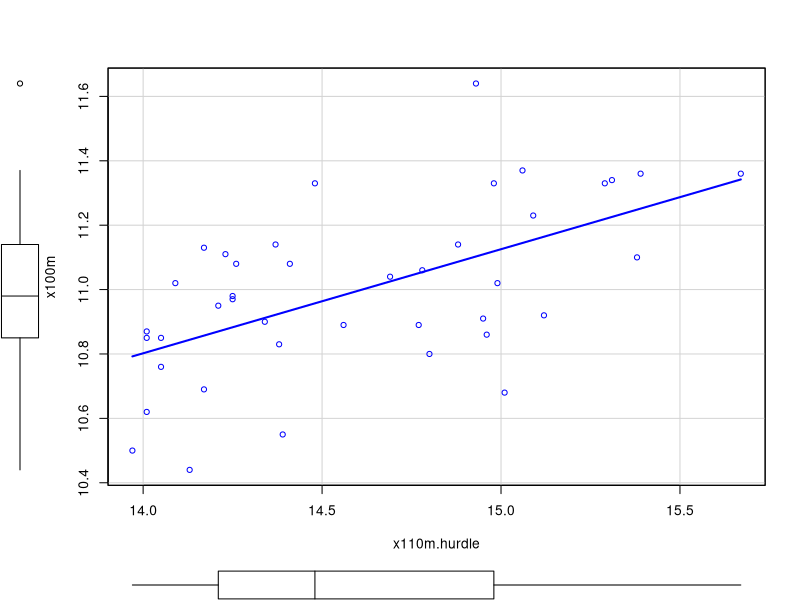
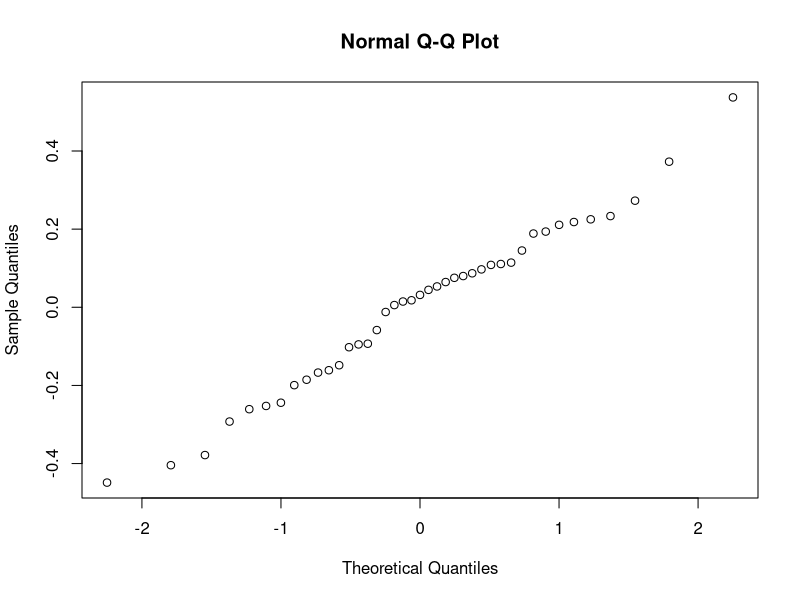
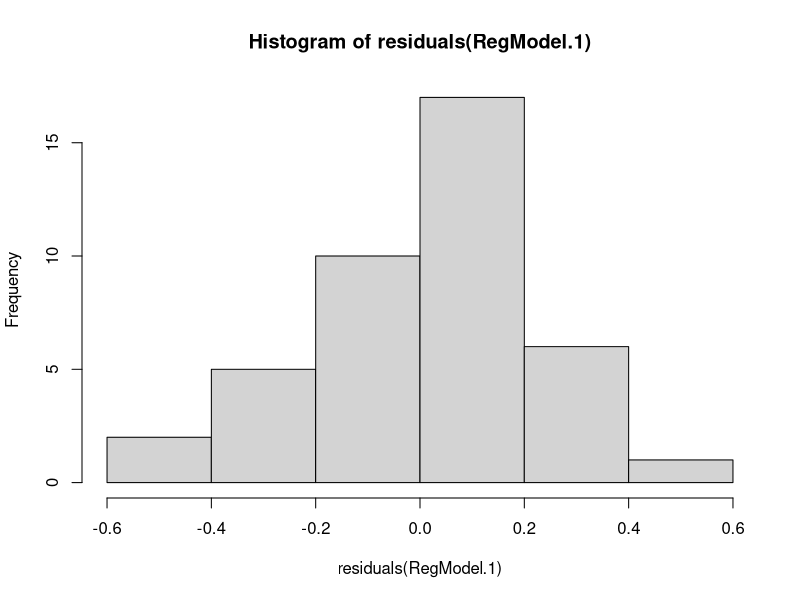
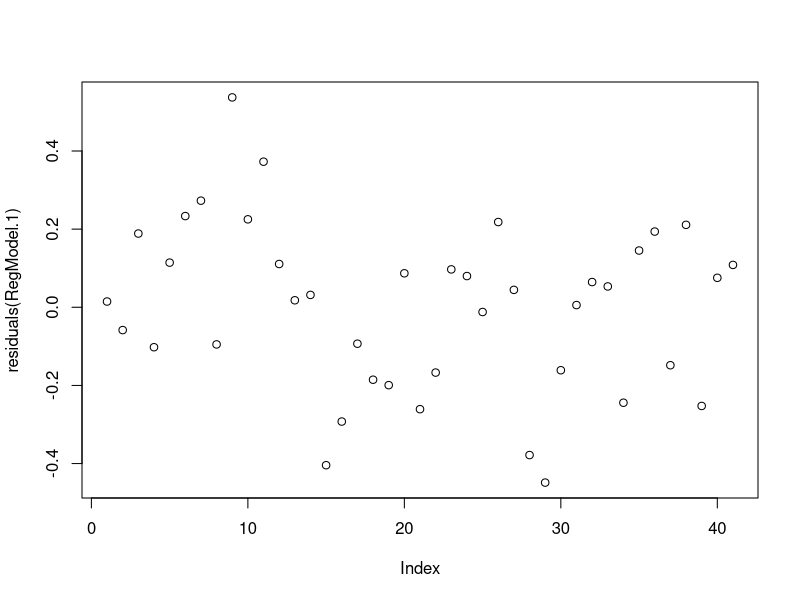
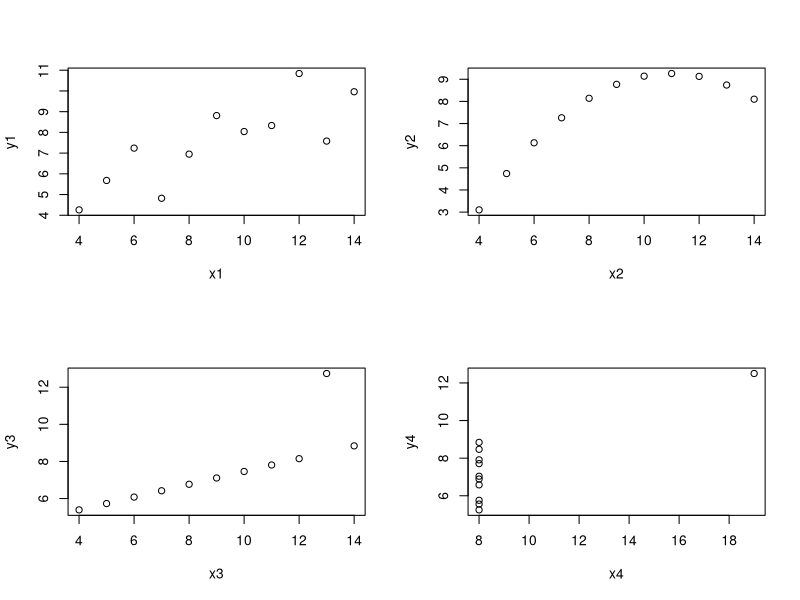
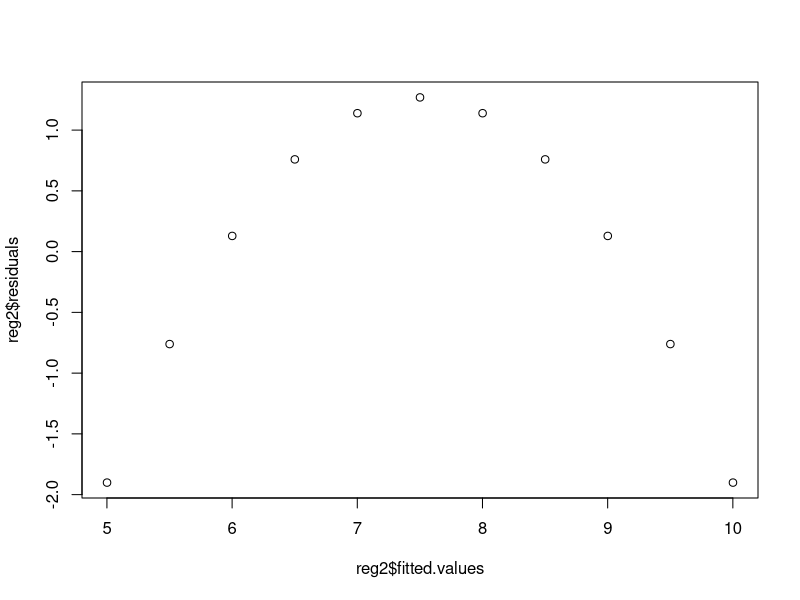

These figures' R source, in order:
#### Simple Linear Regression ####

library(FactoMineR)
data(decathlon)
colnames(decathlon)
head(decathlon)

# We add x infront of the variables 100m and 110m.hurdle. Otherwise
# in the lm function they are not read since they begin with a number.
colnames(decathlon)[c(1,5,6,10)]<-c("x100m","x400m","x110m.hurdle","x1500m")

#There is a moderate strong linear relationship between 100m and 110m.hurdle.
cor.test(decathlon[,6],decathlon[,1]) # Correlation

## Scatter Plot of the variables including the regression line
??scatterplot
library(car)
scatterplot(x100m~x110m.hurdle, regLine=lm, smooth=FALSE, data=decathlon)

# Simple Linear Regression Model
RegModel.1 <-lm(x100m~ x110m.hurdle, data=decathlon)
summary(RegModel.1)

# MSE(Mean squared error)(residual standard erorr)=0.217, ths value is smaller than average of the response. 
# So the model is relatively good.

#Multiple R^2: 0.3363. Aproximately %34 of the variation of the response
#variable can be explained by the model (by using x110m.hurdle as the independent variable in the regression model.

# The F test shows that the model is significant (p<0.05).

# The outputs of the model
names(RegModel.1)

#The estimated regression equation is: 
coef_vec<-RegModel.1$coefficients
coef_vec #yhat=6.276 + 0.323x 

#The intercept of the model
b0<-RegModel.1$coefficients[1]
b0
# 6.27 is the predicted value of the response when x=0. It is significant (p<0.05).
# But t is meaningless interpret it since the data set does not include 0.

#The slope of the model
b1<-RegModel.1$coefficients[2]
b1
# 0.323 is the slope. One unit increase in x110m.hurdle
# results 0.323 unit increase in x100m.
# The p value of the t statistic is less than 0.05.
# The effect of 110m.hurdle on 100m is significant at %95 confidence level.

# Confidence intervals for the parameters of the model
confint(RegModel.1)

# The null hypothesis is H0:B1=0.
# If the confidence interval includes 0 => we accept the null hypothesis.
#
# (0.1761801, 0.4703976) the confidence intervals of the parameters does not include 0.
#      => The null hypothesis B0=0 and B1=0 are rejected.
#
# Therefore the coefficients are significant.


#Predicted Values of the Response
yhat<-RegModel.1$fitted.values

# Predicted Values of the Response with Their confidence Levels
predict.lm(RegModel.1,interval="confidence")

# Prediction interval for the Response (for x=16)
?predict.lm

new=data.frame(x110m.hurdle=16)
predict.lm(RegModel.1, newdata=new, interval="prediction")


### Test of Regression Assumptions ###

###### 1. Normality of the Error Term

# Using QQ plot
qqnorm(residuals(RegModel.1)) # Since the values are taking part close to the diagonal, the distribution is approximately normal.
# Using Histogram
hist(residuals(RegModel.1)) # It is approximately normal.
#Shapiro Wilks Test
shapiro.test(residuals(RegModel.1)) # The error term follows a Normal distribution. (p>0.05)

###### 2. Homogenity of Variance

# Residual Analysis #
plot(residuals(RegModel.1)) # Residuals have a rectangular pattern around the zero mean.
                            # There is no violation of this assumption.

##Breusch Pagan Test
library(lmtest)
bptest(RegModel.1) # H0 is accepted (p>0.05).
                   # The homogenity of variances is provided.

### 3. The independence of errors ### 
library(lmtest)
dwtest(RegModel.1, alternative = "two.sided") # There is not an autocorrelaiton in the data set (p>0.05).
                                              # The errors/observations are independent.


####### Example: anscombe data set

# Check the data set
anscombe #In anscombe data there are four independent and four dependent variables.

#Let us construct four diffrent simple linear regression models.
reg1<-lm(y1~x1,data=anscombe)
summary(reg1)

reg2<-lm(y2~x2, data=anscombe)
summary(reg2)

reg3<-lm(y3~x3,data=anscombe)
summary(reg3)

reg4<-lm(y4~x4,data=anscombe)
summary(reg4)

# Both of the models seem significant with almost the same values for residual standard error, R^2, adjusted R^2 and F test. 

#### Which model is better? 

# Let us check the coefficient of correlation between variables and scatter plots.

## Correlation Tests

# In all cases the coefficient of correlation is 0.816 and significant (p=0.002).
cor.test(anscombe$x1,anscombe$y1)
cor.test(anscombe$x2,anscombe$y2)
cor.test(anscombe$x3,anscombe$y3)
cor.test(anscombe$x4,anscombe$y4)

## Scatter Plots
op<-par(mfrow=c(2,2))
plot(y1~x1,data=anscombe)
plot(y2~x2,data=anscombe)
plot(y3~x3,data=anscombe)
plot(y4~x4,data=anscombe)
par(op)

# 1st scatter plot: The relationship is linear.

# 2nd scatter plot: The relationship is not linear. The shape is curvelinear.
# The plot of residuals vs. fitted values suggests a parabolic relationship /a quadratic model
names(reg2)
plot(reg2$fitted.values,reg2$residuals)

# Adding a quadratic term can increase R^2 value.
x2_2<-(anscombe$x2)^2

#If we add x^2 to the regression model the R^2 increases to 1.
# So all the variation of y could be explained by using x2 and x2_2 together in the model.
reg2_2<-lm(y2~x2+x2_2,data=anscombe)
summary(reg2_2)

# 3rd scatter plot: The relationship is linear but there is 
# one outlier. Either this observation should be ommitted or
# a robust regression analysis should be done so as to the 
# regression line is not effected from the outlier.

# When we omit that observation.(3rd observation)) 
anscombe2<-anscombe[-3,]
reg3_2<-lm(y3~x3,data=anscombe2)
summary(reg3_2)
# R squared value increase to 1. Perfect fit!

# 4th scatter plot: Most of the observations cumulated around x=8. 
# There is just one observation apart from other which causes a linear relationship in the data set. 
# This is an influential point.
# When it is removed, there is no reason to use regression.
